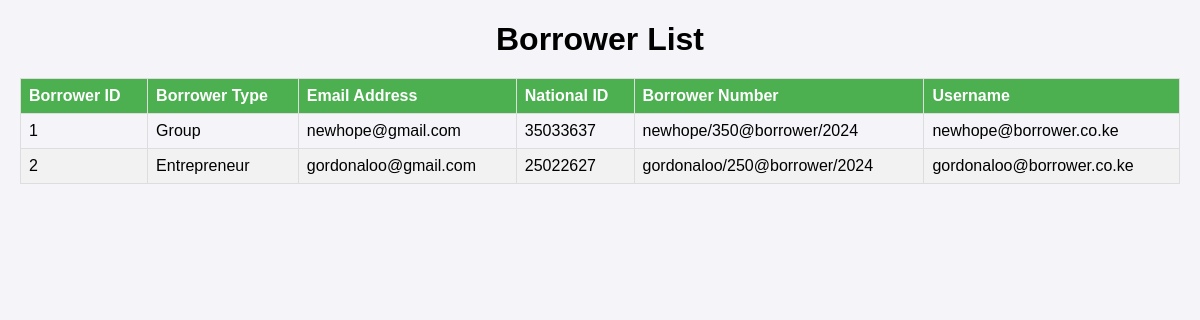
The app's page /Linker/borrowers/list/, older data.
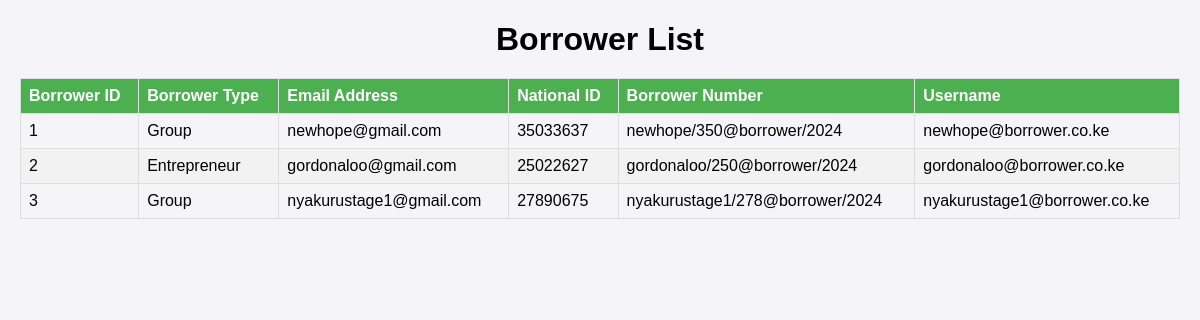
The same page, newer data.
### lender/models.py (models this page shows, shortened)
class Borrower(models.Model):
    borrower_id = models.AutoField(primary_key=True, unique=True)
    BORROWER_TYPE_CHOICES = [
        ('entrepreneur', 'Entrepreneur'),
        ('civil_servant', 'Civil Servant'),
        ('employee', 'Employee'),
        ('unemployed', 'Unemployed'),
        ('group', 'Group'),
    ]
    borrower_type = models.CharField(max_length=20, choices=BORROWER_TYPE_CHOICES)
    email_address = models.EmailField(max_length=30, unique=True, help_text="Enter Email Address:")
    national_id = models.DecimalField(max_digits=8, decimal_places=0, unique=True, validators=[validate_kenyan_id], help_text="Enter National Identification Number:")
    borrower_no = models.CharField(max_length=100, help_text="Enter Borrower Number:", blank=True)
    username = models.CharField(max_length=50, help_text="Enter Borrower Username", blank=True)

### lender/views.py (the view)
# urls.py: path('borrowers/list/', BorrowerListView.as_view(), name='borrower-list'),
class BorrowerListView(ListView):
    model = Borrower
    template_name = 'borrowers_list.html'  # Specify your template name here
    context_object_name = 'borrowers'  # The name of the list in the template context
    def get_queryset(self):
        return Borrower.objects.all()

### lender/templates/borrowers_list.html (shortened to what this page needs)
<!DOCTYPE html>
<html lang="en">
<head>
</head>
<body>
    <h1>Borrower List</h1>
    <table>
        <thead>
            <tr>
                <th>Borrower ID</th>
                <th>Borrower Type</th>
                <th>Email Address</th>
                <th>National ID</th>
                <th>Borrower Number</th>
                <th>Username</th>
            </tr>
        </thead>
        <tbody>
            {% for borrower in borrowers %}
            <tr>
                <td>{{ borrower.borrower_id }}</td>
                <td>{{ borrower.get_borrower_type_display }}</td>
                <td>{{ borrower.email_address }}</td>
                <td>{{ borrower.national_id }}</td>
                <td>{{ borrower.borrower_no }}</td>
                <td>{{ borrower.username }}</td>
            </tr>
            {% empty %}
            <tr>
                <td colspan="6">No borrowers found.</td>
            </tr>
            {% endfor %}
        </tbody>
    </table>
</body>
</html>

Row changes from the older to the newer data that the page shows:
added Borrower: borrower_id "3", borrower_type "Group", email_address "nyakurustage1@gmail.com", national_id "27890675", borrower_no "nyakurustage1/278@borrower/2024", username "nyakurustage1@borrower.co.ke"
